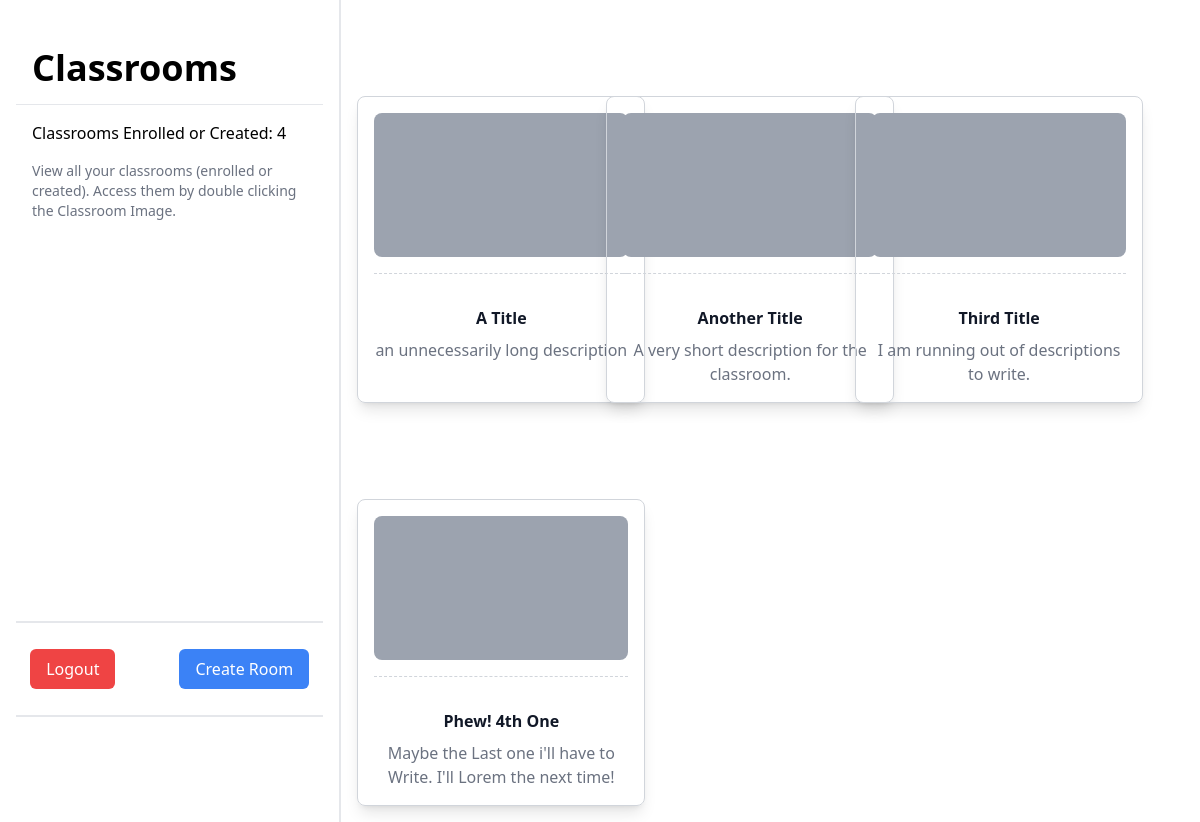
/ (signed in), run on the app's committed database.
### dashboard/models.py (models this page shows)
class TeacherClassroom(models.Model):
    user = models.ForeignKey(settings.AUTH_USER_MODEL, on_delete=models.CASCADE)
    classroom = models.ForeignKey("Classroom", on_delete=models.CASCADE)

class Classroom(models.Model):
    join_code = models.CharField(max_length=7)
    title = models.CharField(max_length=50)
    desc = models.TextField()
    owner = models.ForeignKey(settings.AUTH_USER_MODEL, on_delete=models.CASCADE)

### dashboard/views.py (the view)
# urls.py: path('', views.view_all_classroom),
def view_all_classroom(request):
    s = StudentClassroom.objects.filter(user=request.user).all()
    t = TeacherClassroom.objects.filter(user=request.user).all()
    classroom = list(chain(s, t))
    print(f"Classrooms: {classroom}")
    return render(request, "dashboard/index.html", {
        "classrooms": classroom
    })

### dashboard/templates/dashboard/index.html (shortened to what this page needs)
{% extends "dashboard/base.html" %}
{% block heading %}
<h1 class="text-4xl font-bold mb-4 pt-8 px-4">Classrooms</h1>
{% endblock %}
{% block subheading %}
<p class="px-4">Classrooms Enrolled or Created: {{ classrooms|length }}</p>
<h3 class="px-4 text-sm pt-4 text-gray-500">View all your classrooms (enrolled or created). Access them by double clicking the Classroom Image.</h3>
{% endblock %}
{% block additional %}
<div class="flex flex-row gap-16  justify-center items-center h-full border-y-2">
  <button class="px-4 py-2 bg-red-500 hover:bg-red-600 text-white rounded-md" > <a href="/api/auth/logout">Logout</a> </button>
  <button class="px-4 py-2 bg-blue-500 hover:bg-blue-600 text-white rounded-md" ><a href="/create-classroom">Create Room</a></button>
</div>
{% endblock %}
{% block main %}
<div class="grid grid-cols-3 gap-24 -gap-y-16">
  {% for c in classrooms %}
  <div class="border border-gray-300 rounded-lg shadow-lg p-4 flex flex-col items-center w-[18rem]">
    <div class="h-36 w-full bg-gray-400 rounded-lg flex items-center justify-center">
    </div>
    <hr class="border-t border-gray-300 border-dashed my-4 w-full">
    <div class="flex flex-col pt-4 text-center">
      <h5 class="capitalize font-semibold text-gray-900">{{ c.classroom.title }}</h5>
      <p class="text-gray-500 normal-case mt-2">
        {{ c.classroom.desc }}
      </p>
    </div>
  </div>
  {% endfor %}
</div>
{% endblock main %}

### dashboard/templates/dashboard/base.html (shortened to what this page needs)
{% load static tailwind_tags %}
<!DOCTYPE html>
<html lang="en">
  <head>
    {% tailwind_css %}
  </head>
  <body>
    <div class="container grid grid-cols-3">
      <div class="border-r-2 h-[100vh]">
          <div class="p-4">
              {% block heading %}{% endblock %}
              <hr class="my-4">
              {% block subheading %}{% endblock %}
              <div class="h-[6rem] w-full mt-[130%]">
                {% block additional%}{% endblock %}
              </div>
          </div>
      </div>
      <div class="col-span-2 flex justify-center pt-20">
          <div class="p-4">
              {% block main %} {% endblock %}
          </div>
      </div>
  </div>
  </body>
</html>

### data on the page
TeacherClassroom: classroom "A Title", classroom.desc "an unnecessarily long description"
TeacherClassroom: classroom "Another Title", classroom.desc "A very short description for the classroom."
TeacherClassroom: classroom "Third Title", classroom.desc "I am running out of descriptions to write."
TeacherClassroom: classroom "Phew! 4th One", classroom.desc "Maybe the Last one i'll have to Write. I'll Lorem the next time!"

### other printed values
{{ classrooms|length }} "4"
